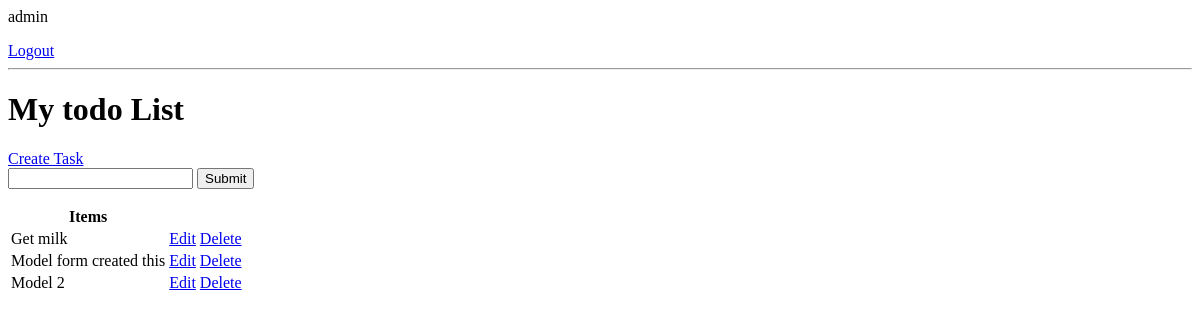
Page / (signed in) on the earlier database version.
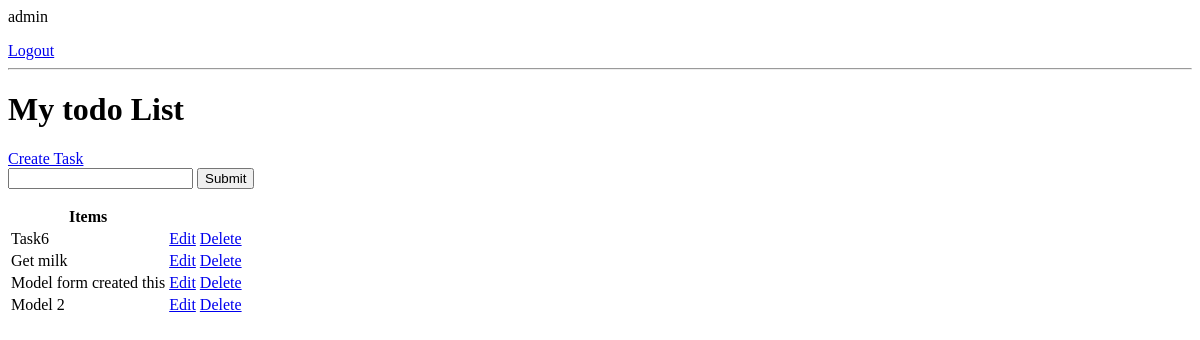
Same page on the later database version.
### base/models.py (models this page shows, shortened)
class Task(models.Model):
    user = models.ForeignKey(User, on_delete=models.CASCADE, null=True, blank=True)
    title = models.CharField(max_length=200, null=True, blank=True)
    description = models.TextField(null=True, blank=True)
    complete = models.BooleanField(default=False)
    create = models.DateTimeField(auto_now_add=True)
    class Meta:
        ordering = ['complete']

### base/views.py (the view)
# urls.py: path('', TaskList.as_view(), name='tasks'),
class TaskList(LoginRequiredMixin, ListView):
    model = Task
    context_object_name = 'tasks'
    def get_context_data(self, **kwargs):
        context = super().get_context_data(**kwargs)
        context['tasks'] = context['tasks'].filter(user=self.request.user)
        context['count'] = context['tasks'].filter(complete=False).count()
        search_input = self.request.GET.get('search-area') or ''
        if search_input:
            context['tasks'] = context['tasks'].filter(
                title__icontains=search_input
            )
        context['search_input'] = search_input
        return context

### base/templates/base/task_list.html
{% if request.user.is_authenticated %}
<p>{{request.user}}</p>
<a href="{% url 'logout' %}">Logout</a>
{% else %}
<a href="{% url 'login' %}">login</a>
{% endif %}
<hr>
<h1>My todo List</h1>
<a href="{% url 'task-create' %}">Create Task</a>
<form method="GET">
    <input type="text" name="search-area" value="{{search_input}}">
    <input type="submit" name="Search">
</form>
<table>
    <tr>
        <th>Items</th>
        <th></th>
        <th></th>
    </tr>
    {% for task in tasks %}
    <tr>
        <td>{{task.title}}</td>
        <td><a href="{% url 'task-update' task.id %}">Edit</a></td>
        <td><a href="{% url 'task-delete' task.id %}">Delete</a></td>
    </tr>
    {% empty %}
        <h3>No Items in list</h3>
    {% endfor %}
</table>

Differences in the rows shown:
added Task: title "Task6"
